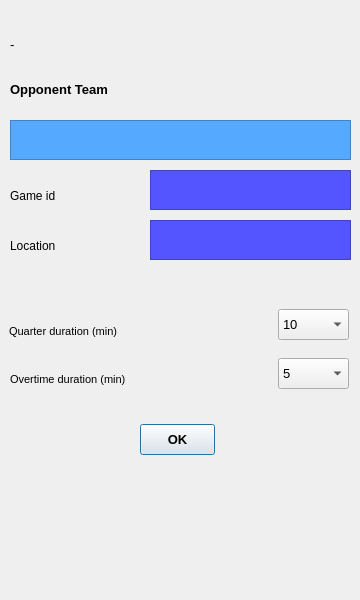
<?xml version="1.0" encoding="UTF-8"?>
<ui version="4.0">
 <class>newgame</class>
 <widget class="QDialog" name="newgame">
  <property name="geometry">
   <rect>
    <x>0</x>
    <y>0</y>
    <width>360</width>
    <height>600</height>
   </rect>
  </property>
  <property name="windowTitle">
   <string>Dialog</string>
  </property>
  <widget class="QLabel" name="label_otherteam">
   <property name="geometry">
    <rect>
     <x>10</x>
     <y>69</y>
     <width>331</width>
     <height>40</height>
    </rect>
   </property>
   <property name="font">
    <font>
     <pointsize>10</pointsize>
     <weight>75</weight>
     <bold>true</bold>
    </font>
   </property>
   <property name="text">
    <string>Opponent Team</string>
   </property>
  </widget>
  <widget class="QPlainTextEdit" name="text_team">
   <property name="geometry">
    <rect>
     <x>10</x>
     <y>120</y>
     <width>341</width>
     <height>40</height>
    </rect>
   </property>
   <property name="font">
    <font>
     <pointsize>8</pointsize>
     <weight>50</weight>
     <bold>false</bold>
    </font>
   </property>
   <property name="styleSheet">
    <string notr="true">background-color: rgb(85, 170, 255);
color: rgb(255, 255, 127);</string>
   </property>
   <property name="frameShadow">
    <enum>QFrame::Raised</enum>
   </property>
   <property name="verticalScrollBarPolicy">
    <enum>Qt::ScrollBarAlwaysOff</enum>
   </property>
   <property name="horizontalScrollBarPolicy">
    <enum>Qt::ScrollBarAlwaysOff</enum>
   </property>
   <property name="undoRedoEnabled">
    <bool>true</bool>
   </property>
   <property name="lineWrapMode">
    <enum>QPlainTextEdit::NoWrap</enum>
   </property>
   <property name="textInteractionFlags">
    <set>Qt::TextEditorInteraction</set>
   </property>
  </widget>
  <widget class="QLabel" name="lb_current_date">
   <property name="geometry">
    <rect>
     <x>10</x>
     <y>24</y>
     <width>270</width>
     <height>40</height>
    </rect>
   </property>
   <property name="font">
    <font>
     <pointsize>10</pointsize>
    </font>
   </property>
   <property name="text">
    <string>-</string>
   </property>
  </widget>
  <widget class="QPushButton" name="bt_ok">
   <property name="geometry">
    <rect>
     <x>140</x>
     <y>424</y>
     <width>75</width>
     <height>31</height>
    </rect>
   </property>
   <property name="font">
    <font>
     <pointsize>10</pointsize>
     <weight>75</weight>
     <bold>true</bold>
    </font>
   </property>
   <property name="text">
    <string>OK</string>
   </property>
  </widget>
  <widget class="QComboBox" name="cb_duration_q">
   <property name="geometry">
    <rect>
     <x>278</x>
     <y>309</y>
     <width>71</width>
     <height>31</height>
    </rect>
   </property>
   <property name="font">
    <font>
     <pointsize>10</pointsize>
    </font>
   </property>
   <item>
    <property name="text">
     <string>10</string>
    </property>
   </item>
   <item>
    <property name="text">
     <string>8</string>
    </property>
   </item>
   <item>
    <property name="text">
     <string>12</string>
    </property>
   </item>
  </widget>
  <widget class="QLabel" name="label_qduration">
   <property name="geometry">
    <rect>
     <x>9</x>
     <y>316</y>
     <width>271</width>
     <height>31</height>
    </rect>
   </property>
   <property name="font">
    <font>
     <pointsize>8</pointsize>
    </font>
   </property>
   <property name="text">
    <string>Quarter duration (min)</string>
   </property>
  </widget>
  <widget class="QLabel" name="label_otduration">
   <property name="geometry">
    <rect>
     <x>10</x>
     <y>364</y>
     <width>271</width>
     <height>31</height>
    </rect>
   </property>
   <property name="font">
    <font>
     <pointsize>8</pointsize>
    </font>
   </property>
   <property name="text">
    <string>Overtime duration (min)</string>
   </property>
  </widget>
  <widget class="QComboBox" name="cb_duration_ot">
   <property name="geometry">
    <rect>
     <x>278</x>
     <y>358</y>
     <width>71</width>
     <height>31</height>
    </rect>
   </property>
   <property name="font">
    <font>
     <pointsize>10</pointsize>
    </font>
   </property>
   <item>
    <property name="text">
     <string>5</string>
    </property>
   </item>
   <item>
    <property name="text">
     <string>3</string>
    </property>
   </item>
   <item>
    <property name="text">
     <string>6</string>
    </property>
   </item>
  </widget>
  <widget class="QLabel" name="label">
   <property name="geometry">
    <rect>
     <x>10</x>
     <y>175</y>
     <width>121</width>
     <height>41</height>
    </rect>
   </property>
   <property name="text">
    <string>Game id</string>
   </property>
  </widget>
  <widget class="QPlainTextEdit" name="text_gameid">
   <property name="geometry">
    <rect>
     <x>150</x>
     <y>170</y>
     <width>201</width>
     <height>40</height>
    </rect>
   </property>
   <property name="font">
    <font>
     <pointsize>8</pointsize>
    </font>
   </property>
   <property name="styleSheet">
    <string notr="true">background-color: rgb(85, 85, 255);
color: rgb(255, 255, 0);</string>
   </property>
   <property name="frameShadow">
    <enum>QFrame::Raised</enum>
   </property>
   <property name="verticalScrollBarPolicy">
    <enum>Qt::ScrollBarAlwaysOff</enum>
   </property>
   <property name="horizontalScrollBarPolicy">
    <enum>Qt::ScrollBarAlwaysOff</enum>
   </property>
   <property name="lineWrapMode">
    <enum>QPlainTextEdit::NoWrap</enum>
   </property>
   <property name="textInteractionFlags">
    <set>Qt::TextEditorInteraction</set>
   </property>
  </widget>
  <widget class="QLabel" name="label_location">
   <property name="geometry">
    <rect>
     <x>10</x>
     <y>225</y>
     <width>131</width>
     <height>41</height>
    </rect>
   </property>
   <property name="text">
    <string>Location</string>
   </property>
  </widget>
  <widget class="QPlainTextEdit" name="text_location">
   <property name="geometry">
    <rect>
     <x>150</x>
     <y>220</y>
     <width>201</width>
     <height>40</height>
    </rect>
   </property>
   <property name="font">
    <font>
     <pointsize>8</pointsize>
    </font>
   </property>
   <property name="styleSheet">
    <string notr="true">background-color: rgb(85, 85, 255);
color: rgb(255, 255, 0);</string>
   </property>
   <property name="frameShadow">
    <enum>QFrame::Raised</enum>
   </property>
   <property name="verticalScrollBarPolicy">
    <enum>Qt::ScrollBarAlwaysOff</enum>
   </property>
   <property name="horizontalScrollBarPolicy">
    <enum>Qt::ScrollBarAlwaysOff</enum>
   </property>
   <property name="lineWrapMode">
    <enum>QPlainTextEdit::NoWrap</enum>
   </property>
  </widget>
 </widget>
 <resources/>
 <connections>
  <connection>
   <sender>bt_ok</sender>
   <signal>clicked()</signal>
   <receiver>newgame</receiver>
   <slot>close()</slot>
   <hints>
    <hint type="sourcelabel">
     <x>47</x>
     <y>307</y>
    </hint>
    <hint type="destinationlabel">
     <x>179</x>
     <y>299</y>
    </hint>
   </hints>
  </connection>
 </connections>
</ui>
